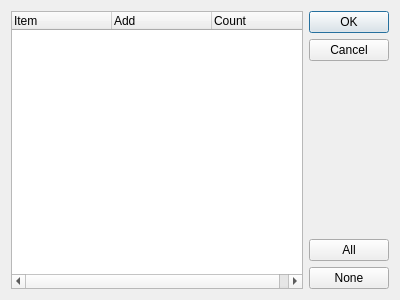
<?xml version="1.0" encoding="UTF-8"?>
<ui version="4.0">
 <class>ExtImageInfoSelClass</class>
 <widget class="QDialog" name="ExtImageInfoSelClass">
  <property name="geometry">
   <rect>
    <x>0</x>
    <y>0</y>
    <width>400</width>
    <height>300</height>
   </rect>
  </property>
  <property name="windowTitle">
   <string>ExtImageInfoSel</string>
  </property>
  <layout class="QHBoxLayout" name="horizontalLayout">
   <item>
    <widget class="QTreeWidget" name="treExtImgInfo">
     <column>
      <property name="text">
       <string notr="true">Item</string>
      </property>
     </column>
     <column>
      <property name="text">
       <string>Add</string>
      </property>
     </column>
     <column>
      <property name="text">
       <string>Count</string>
      </property>
     </column>
    </widget>
   </item>
   <item>
    <layout class="QVBoxLayout" name="verticalLayout">
     <item>
      <widget class="QDialogButtonBox" name="buttonBox">
       <property name="orientation">
        <enum>Qt::Vertical</enum>
       </property>
       <property name="standardButtons">
        <set>QDialogButtonBox::Cancel|QDialogButtonBox::Ok</set>
       </property>
      </widget>
     </item>
     <item>
      <widget class="QPushButton" name="btnAll">
       <property name="text">
        <string>All</string>
       </property>
      </widget>
     </item>
     <item>
      <widget class="QPushButton" name="btnNone">
       <property name="text">
        <string>None</string>
       </property>
      </widget>
     </item>
    </layout>
   </item>
  </layout>
 </widget>
 <layoutdefault spacing="6" margin="11"/>
 <resources/>
 <connections>
  <connection>
   <sender>buttonBox</sender>
   <signal>accepted()</signal>
   <receiver>ExtImageInfoSelClass</receiver>
   <slot>accept()</slot>
   <hints>
    <hint type="sourcelabel">
     <x>353</x>
     <y>149</y>
    </hint>
    <hint type="destinationlabel">
     <x>199</x>
     <y>149</y>
    </hint>
   </hints>
  </connection>
  <connection>
   <sender>buttonBox</sender>
   <signal>rejected()</signal>
   <receiver>ExtImageInfoSelClass</receiver>
   <slot>reject()</slot>
   <hints>
    <hint type="sourcelabel">
     <x>353</x>
     <y>149</y>
    </hint>
    <hint type="destinationlabel">
     <x>199</x>
     <y>149</y>
    </hint>
   </hints>
  </connection>
 </connections>
</ui>
